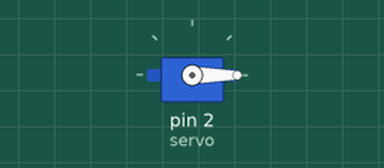
Simulated run of this sketch. Board: Arduino Uno, built with avr-gcc and run on an emulated ATmega328P. On the bench: servo.

Above: at 0.05 s.
At 6.1 s:
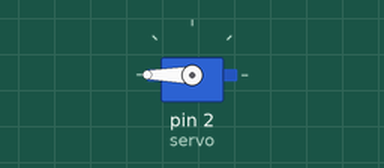
Timing chart, 0 to 8.2 s (numbered marks = the images above):
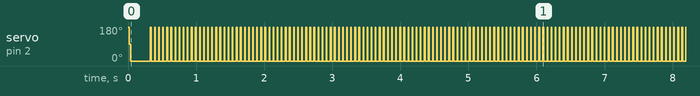

Measured:
- by itself, servo on pin 2 (servo): moves between 0° and 180°, repeating every 6.3 s

The sketch:

1.ino
```cpp
 #include <Servo.h>
 Servo servo;

void setup() {
  servo.attach(2);
}

void loop() {
;servo.write(0)
; delay;(2000);
;servo.write(90);
; delay;(2000)
;servo.write(180);
; delay;(2000) ;
}
```
